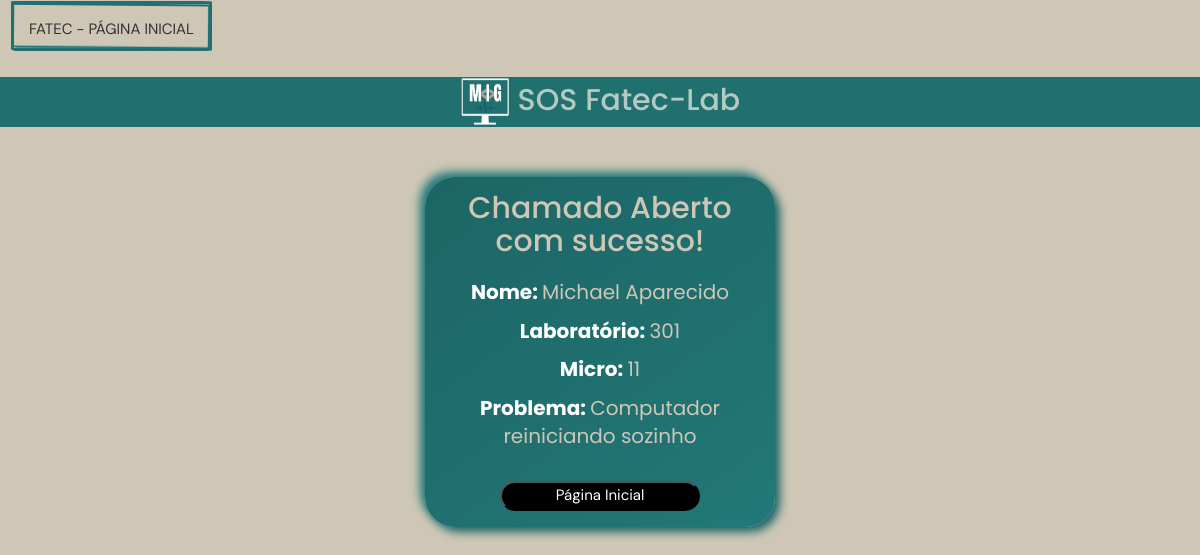
Before: /done/ with the older database file.
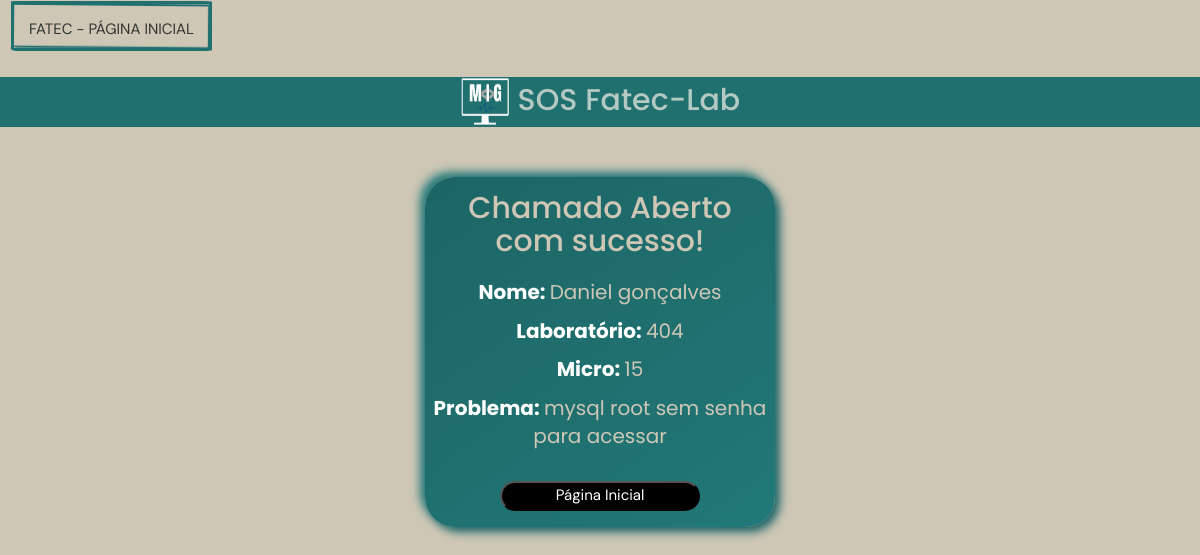
After: the same page with the newer database file.
### tables this page shows
CREATE TABLE alunos(
    aluno_id INTEGER PRIMARY KEY,
    nome text,
    email text,
    chamado_id INTEGER,
    FOREIGN KEY (chamado_id) REFERENCES chamados(chamado_id)

  );

CREATE TABLE chamados(
  chamado_id INTEGER PRIMARY KEY AUTOINCREMENT,
  micro INTEGER NOT NULL,
  laboratorio TEXT NOT NULL,
  problema TEXT NOT NULL,
  done BOOL,
  created_at DATE
);

### app.py (the view)
@app.route('/done/')
def done():
  cur,conn = openDB()
  cur.execute('select nome,email from alunos')
  alunoDB = cur.fetchall()
  if len(alunoDB) > 0:
    alunoDB = alunoDB[-1]
  else:
    alunoDB = alunoDB[0]
  cur.execute("SELECT laboratorio,micro,problema FROM chamados")
  lab = cur.fetchall()
  if len(lab) > 0:
    lab = lab[-1]
  else:
    lab = lab[0]
  conn.close()
  return render_template('done.html', data=alunoDB,laboratorio=lab)

### app.py (called while the page is built)
def openDB():
  connection = sqlite3.connect('database.db')
  cur = connection.cursor()
  return cur,connection

### templates/done.html
{% extends "style.html" %} {% block head %} {{ super() }}
<div id="done">
  <h3>Chamado Aberto com sucesso!</h3>
  <p><strong>Nome: </strong>{{data[0]}}</p>
  <p><strong>Laboratório: </strong>{{laboratorio[0][12:15]}}</p>
  <p><strong>Micro: </strong>{{laboratorio[1]}}</p>
  <p><strong>Problema: </strong>{{laboratorio[2]}}</p>
  <br />
  <a href="{{url_for('home')}}">
    <button class="button" href="./home.html">Página Inicial</button>
  </a>
</div>
{% endblock %}

### templates/style.html (shortened to what this page needs)
<!DOCTYPE html>
<html lang="pt-br">
  <head>
    <link rel="stylesheet" href="https://maxcdn.bootstrapcdn.com/bootstrap/3.4.1/css/bootstrap.min.css">
    <link rel="stylesheet" href="//cdn.datatables.net/1.13.1/css/jquery.dataTables.min.css">
    <link rel="stylesheet" href="/static/style.css" />
    <link
    rel="stylesheet"
    href="https://unpkg.com/swiper@8/swiper-bundle.min.css"
   />
  </head>
  <body>
    {% block head %}
    <div id="app">
        <nav class="navbar navbar-light bg-light">
          <a   id="nav-fatec" href="/" class="navbar-brand">
          FATEC - Página Inicial
        </a>
        </nav>
      <h1 class="text-center jumbotron-small"><img id=logo src="{{url_for('static', filename='mig-bg.png' )}}" width="50" height="50" class="d-inline-block align-top" alt=""> SOS Fatec-Lab</h1>
      {% endblock %}
  </body>
</html>

### static/style.css (style rules this page uses)
* { box-sizing: border-box; margin: 0; padding: 0; max-width: 100vw; max-height: 100vh; background-color: #cec7b6; }
:root { --base-color-gray:(#cec7b6); --base-color-text:(#190a12); --brown-color:(#5a5239); --base-color-hover:(#b3c9c1); --base-color-gray-alt:(#eee9c7); --title-font-size:3rem; --subtitle-font-size: 1.5rem; --title-font: 'Poppins', sans-serif; --body-font: 'DM Sans', sans-serif; }
h1,h2,h3 { color: var(--base-color-text); font-family: var(--title-font); }
h1,h2 { font-size: var(--title-font-size); }
p,a { font-size: var(--subtitle-font-size); font-family: var(--title-font); color: var(--base-color-text); }
h1 { margin: 25px auto; text-align: center; }
#logo { display: inline; background-color: rgb(32, 112, 112); }
#nav-fatec { margin-left: 10px; display: inline-block; border: 3px solid rgb(32, 112, 112); font-size: 1.5rem; border-radius: 2% 6% 5% 4% / 1% 1% 2% 4%; text-transform: uppercase; background: transparent; position: relative; }
#nav-fatec::before { content: ''; border: 2px solid rgb(32, 112, 112); display: block; width: 100%; height: 100%; position: absolute; top: 50%; left: 50%; transform: translate3d(-50%, -50%, 0) scale(1.015) rotate(0.5deg); border-radius: 1% 1% 2% 4% / 2% 6% 5% 4%; }
.jumbotron-small { background-color:rgb(32, 112, 112) ; color: #b3c9c1; }
a { text-decoration: none; font-family: var(--body-font); }
.button { width: 200px; height: 30px; background-color: black; color: white; border-radius: 15px; margin-bottom: 10px; }
div#done { margin: 50px auto; text-align: center; width:350px; height:350px; border-radius: 30px; background: linear-gradient(145deg, #1d6565, #227878); box-shadow: 5px 5px 10px #1d6565, -5px -5px 10px #237b7b; }
div#done p,div#done h3, div#done strong { background-color: transparent; color: #cec7b6; font-size: 20px; }
div#done h3 { font-size: var(--title-font-size); margin: 20px auto; padding-top: 15px; width: 300px; }
div#done strong { color: white; }
strong { background-color: transparent; }

Changed rows visible on the page:
changed alunos: nome "Michael Aparecido" → "Daniel gonçalves"
changed chamados: laboratorio "301" → "404"; micro "11" → "15"; problema "Computador reiniciando sozinho" → "mysql root sem senha para acessar"
